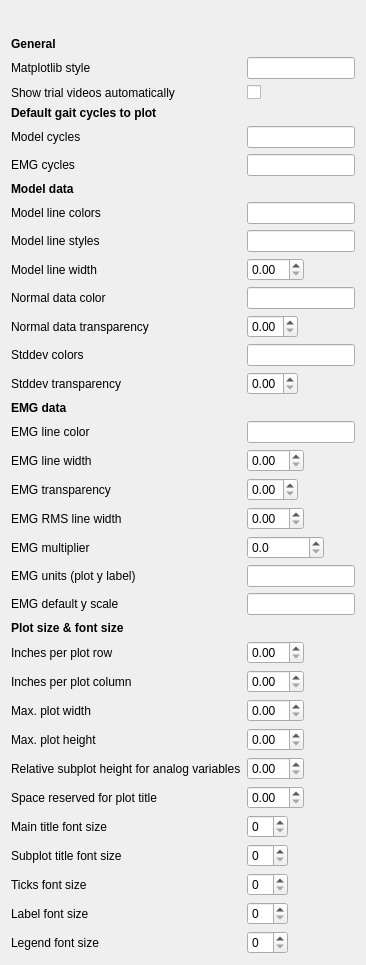
     <widget class="QWidget" name="plot">
      <attribute name="title">
       <string>Plotting</string>
      </attribute>
      <layout class="QHBoxLayout" name="horizontalLayout_2">
       <item>
        <layout class="QFormLayout" name="formLayout_3">
         <item row="0" column="0">
          <spacer name="verticalSpacer_7">
           <property name="orientation">
            <enum>Qt::Vertical</enum>
           </property>
           <property name="sizeHint" stdset="0">
            <size>
             <width>20</width>
             <height>20</height>
            </size>
           </property>
          </spacer>
         </item>
         <item row="1" column="0">
          <widget class="QLabel" name="label_28">
           <property name="font">
            <font>
             <weight>75</weight>
             <bold>true</bold>
            </font>
           </property>
           <property name="text">
            <string>General</string>
           </property>
          </widget>
         </item>
         <item row="3" column="0">
          <widget class="QLabel" name="label_31">
           <property name="text">
            <string>Matplotlib style</string>
           </property>
          </widget>
         </item>
         <item row="3" column="1">
          <widget class="QLineEdit" name="cfg_mpl_style"/>
         </item>
         <item row="4" column="0">
          <widget class="QLabel" name="label_34">
           <property name="text">
            <string>Show trial videos automatically</string>
           </property>
          </widget>
         </item>
         <item row="4" column="1">
          <widget class="QCheckBox" name="cfg_show_videos">
           <property name="text">
            <string/>
           </property>
          </widget>
         </item>
         <item row="5" column="0">
          <widget class="QLabel" name="label_35">
           <property name="font">
            <font>
             <weight>75</weight>
             <bold>true</bold>
            </font>
           </property>
           <property name="text">
            <string>Default gait cycles to plot</string>
           </property>
          </widget>
         </item>
         <item row="6" column="0">
          <widget class="QLabel" name="label_36">
           <property name="text">
            <string>Model cycles</string>
           </property>
          </widget>
         </item>
         <item row="6" column="1">
          <widget class="QLineEdit" name="cfg_default_model_cycles"/>
         </item>
         <item row="7" column="0">
          <widget class="QLabel" name="label_37">
           <property name="text">
            <string>EMG cycles</string>
           </property>
          </widget>
         </item>
         <item row="7" column="1">
          <widget class="QLineEdit" name="cfg_default_emg_cycles"/>
         </item>
         <item row="8" column="0">
          <widget class="QLabel" name="label_29">
           <property name="font">
            <font>
             <weight>75</weight>
             <bold>true</bold>
            </font>
           </property>
           <property name="text">
            <string>Model data</string>
           </property>
          </widget>
         </item>
         <item row="9" column="0">
          <widget class="QLabel" name="label_45">
           <property name="text">
            <string>Model line colors</string>
           </property>
          </widget>
         </item>
         <item row="9" column="1">
          <widget class="QLineEdit" name="cfg_model_tracecolors"/>
         </item>
         <item row="10" column="0">
          <widget class="QLabel" name="label_38">
           <property name="text">
            <string>Model line styles</string>
           </property>
          </widget>
         </item>
         <item row="10" column="1">
          <widget class="QLineEdit" name="cfg_model_linestyles"/>
         </item>
         <item row="11" column="0">
          <widget class="QLabel" name="label_39">
           <property name="text">
            <string>Model line width</string>
           </property>
          </widget>
         </item>
         <item row="11" column="1">
          <widget class="QDoubleSpinBox" name="cfg_model_linewidth">
           <property name="sizePolicy">
            <sizepolicy hsizetype="Fixed" vsizetype="Fixed">
             <horstretch>0</horstretch>
             <verstretch>0</verstretch>
            </sizepolicy>
           </property>
           <property name="maximum">
            <double>10.000000000000000</double>
           </property>
           <property name="singleStep">
            <double>0.500000000000000</double>
           </property>
          </widget>
         </item>
         <item row="13" column="0">
          <widget class="QLabel" name="label_41">
           <property name="text">
            <string>Normal data color</string>
           </property>
          </widget>
         </item>
         <item row="13" column="1">
          <widget class="QLineEdit" name="cfg_model_normals_color"/>
         </item>
         <item row="14" column="0">
          <widget class="QLabel" name="label_40">
           <property name="text">
            <string>Normal data transparency</string>
           </property>
          </widget>
         </item>
         <item row="14" column="1">
          <widget class="QDoubleSpinBox" name="cfg_model_normals_alpha">
           <property name="sizePolicy">
            <sizepolicy hsizetype="Fixed" vsizetype="Fixed">
             <horstretch>0</horstretch>
             <verstretch>0</verstretch>
            </sizepolicy>
           </property>
           <property name="maximum">
            <double>1.000000000000000</double>
           </property>
           <property name="singleStep">
            <double>0.100000000000000</double>
           </property>
          </widget>
         </item>
         <item row="15" column="0">
          <widget class="QLabel" name="label_48">
           <property name="text">
            <string>Stddev colors</string>
           </property>
          </widget>
         </item>
         <item row="15" column="1">
          <widget class="QLineEdit" name="cfg_model_stddev_colors"/>
         </item>
         <item row="16" column="0">
          <widget class="QLabel" name="label_49">
           <property name="text">
            <string>Stddev transparency</string>
           </property>
          </widget>
         </item>
         <item row="16" column="1">
          <widget class="QDoubleSpinBox" name="cfg_model_stddev_alpha">
           <property name="sizePolicy">
            <sizepolicy hsizetype="Fixed" vsizetype="Fixed">
             <horstretch>0</horstretch>
             <verstretch>0</verstretch>
            </sizepolicy>
           </property>
           <property name="maximum">
            <double>1.000000000000000</double>
           </property>
           <property name="singleStep">
            <double>0.100000000000000</double>
           </property>
          </widget>
         </item>
         <item row="17" column="0">
          <widget class="QLabel" name="label_30">
           <property name="font">
            <font>
             <weight>75</weight>
             <bold>true</bold>
            </font>
           </property>
           <property name="text">
            <string>EMG data</string>
           </property>
          </widget>
         </item>
         <item row="18" column="0">
          <widget class="QLabel" name="label_46">
           <property name="text">
            <string>EMG line color</string>
           </property>
          </widget>
         </item>
         <item row="18" column="1">
          <widget class="QLineEdit" name="cfg_emg_tracecolor"/>
         </item>
         <item row="19" column="0">
          <widget class="QLabel" name="label_42">
           <property name="text">
            <string>EMG line width</string>
           </property>
          </widget>
         </item>
         <item row="19" column="1">
          <widget class="QDoubleSpinBox" name="cfg_emg_linewidth">
           <property name="sizePolicy">
            <sizepolicy hsizetype="Fixed" vsizetype="Fixed">
             <horstretch>0</horstretch>
             <verstretch>0</verstretch>
            </sizepolicy>
           </property>
           <property name="maximum">
            <double>10.000000000000000</double>
           </property>
           <property name="singleStep">
            <double>0.500000000000000</double>
           </property>
          </widget>
         </item>
         <item row="20" column="0">
          <widget class="QLabel" name="label_44">
           <property name="text">
            <string>EMG transparency</string>
           </property>
          </widget>
         </item>
         <item row="20" column="1">
          <widget class="QDoubleSpinBox" name="cfg_emg_alpha">
           <property name="sizePolicy">
            <sizepolicy hsizetype="Fixed" vsizetype="Fixed">
             <horstretch>0</horstretch>
             <verstretch>0</verstretch>
            </sizepolicy>
           </property>
           <property name="maximum">
            <double>1.000000000000000</double>
           </property>
           <property name="singleStep">
            <double>0.100000000000000</double>
           </property>
          </widget>
         </item>
         <item row="21" column="0">
          <widget class="QLabel" name="label_43">
           <property name="text">
            <string>EMG RMS line width</string>
           </property>
          </widget>
         </item>
         <item row="21" column="1">
          <widget class="QDoubleSpinBox" name="cfg_emg_rms_linewidth">
           <property name="sizePolicy">
            <sizepolicy hsizetype="Fixed" vsizetype="Fixed">
             <horstretch>0</horstretch>
             <verstretch>0</verstretch>
            </sizepolicy>
           </property>
           <property name="maximum">
            <double>10.000000000000000</double>
           </property>
           <property name="singleStep">
            <double>0.500000000000000</double>
           </property>
          </widget>
         </item>
         <item row="22" column="0">
          <widget class="QLabel" name="label_7">
           <property name="text">
            <string>EMG multiplier</string>
           </property>
          </widget>
         </item>
         <item row="22" column="1">
          <widget class="QDoubleSpinBox" name="cfg_emg_multiplier">
           <property name="sizePolicy">
            <sizepolicy hsizetype="Fixed" vsizetype="Fixed">
             <horstretch>0</horstretch>
             <verstretch>0</verstretch>
            </sizepolicy>
           </property>
           <property name="decimals">
            <number>1</number>
           </property>
           <property name="maximum">
            <double>1000000.000000000000000</double>
           </property>
           <property name="singleStep">
            <double>1.000000000000000</double>
           </property>
          </widget>
         </item>
         <item row="23" column="0">
          <widget class="QLabel" name="label">
           <property name="text">
            <string>EMG units (plot y label)</string>
           </property>
          </widget>
         </item>
         <item row="23" column="1">
          <widget class="QLineEdit" name="cfg_emg_ylabel"/>
         </item>
         <item row="24" column="0">
          <widget class="QLabel" name="label_47">
           <property name="text">
            <string>EMG default y scale</string>
           </property>
          </widget>
         </item>
         <item row="24" column="1">
          <widget class="QLineEdit" name="cfg_emg_yscale"/>
         </item>
         <item row="25" column="0">
          <widget class="QLabel" name="label_32">
           <property name="font">
            <font>
             <weight>75</weight>
             <bold>true</bold>
            </font>
           </property>
           <property name="text">
            <string>Plot size &amp; font size</string>
           </property>
          </widget>
         </item>
         <item row="26" column="0">
          <widget class="QLabel" name="label_56">
           <property name="text">
            <string>Inches per plot row</string>
           </property>
          </widget>
         </item>
         <item row="26" column="1">
          <widget class="QDoubleSpinBox" name="cfg_inch_per_row">
           <property name="sizePolicy">
            <sizepolicy hsizetype="Fixed" vsizetype="Fixed">
             <horstretch>0</horstretch>
             <verstretch>0</verstretch>
            </sizepolicy>
           </property>
          </widget>
         </item>
         <item row="27" column="0">
          <widget class="QLabel" name="label_57">
           <property name="text">
            <string>Inches per plot column</string>
           </property>
          </widget>
         </item>
         <item row="27" column="1">
          <widget class="QDoubleSpinBox" name="cfg_inch_per_col">
           <property name="sizePolicy">
            <sizepolicy hsizetype="Fixed" vsizetype="Fixed">
             <horstretch>0</horstretch>
             <verstretch>0</verstretch>
            </sizepolicy>
           </property>
          </widget>
         </item>
         <item row="28" column="0">
          <widget class="QLabel" name="label_50">
           <property name="text">
            <string>Max. plot width</string>
           </property>
          </widget>
         </item>
         <item row="28" column="1">
          <widget class="QDoubleSpinBox" name="cfg_maxw">
           <property name="sizePolicy">
            <sizepolicy hsizetype="Fixed" vsizetype="Fixed">
             <horstretch>0</horstretch>
             <verstretch>0</verstretch>
            </sizepolicy>
           </property>
          </widget>
         </item>
         <item row="29" column="0">
          <widget class="QLabel" name="label_51">
           <property name="text">
            <string>Max. plot height</string>
           </property>
          </widget>
         </item>
         <item row="29" column="1">
          <widget class="QDoubleSpinBox" name="cfg_maxh">
           <property name="sizePolicy">
            <sizepolicy hsizetype="Fixed" vsizetype="Fixed">
             <horstretch>0</horstretch>
             <verstretch>0</verstretch>
            </sizepolicy>
           </property>
          </widget>
         </item>
         <item row="30" column="0">
          <widget class="QLabel" name="label_33">
           <property name="text">
            <string>Relative subplot height for analog variables</string>
           </property>
          </widget>
         </item>
         <item row="30" column="1">
          <widget class="QDoubleSpinBox" name="cfg_analog_plotheight">
           <property name="sizePolicy">
            <sizepolicy hsizetype="Fixed" vsizetype="Fixed">
             <horstretch>0</horstretch>
             <verstretch>0</verstretch>
            </sizepolicy>
           </property>
          </widget>
         </item>
         <item row="31" column="0">
          <widget class="QLabel" name="label_52">
           <property name="text">
            <string>Space reserved for plot title</string>
           </property>
          </widget>
         </item>
         <item row="31" column="1">
          <widget class="QDoubleSpinBox" name="cfg_titlespace">
           <property name="sizePolicy">
            <sizepolicy hsizetype="Fixed" vsizetype="Fixed">
             <horstretch>0</horstretch>
             <verstretch>0</verstretch>
            </sizepolicy>
           </property>
          </widget>
         </item>
         <item row="32" column="0">
          <widget class="QLabel" name="label_53">
           <property name="text">
            <string>Main title font size</string>
           </property>
          </widget>
         </item>
         <item row="32" column="1">
          <widget class="QSpinBox" name="cfg_maintitle_fontsize">
           <property name="sizePolicy">
            <sizepolicy hsizetype="Fixed" vsizetype="Fixed">
             <horstretch>0</horstretch>
             <verstretch>0</verstretch>
            </sizepolicy>
           </property>
          </widget>
         </item>
         <item row="33" column="0">
          <widget class="QLabel" name="label_59">
           <property name="text">
            <string>Subplot title font size</string>
           </property>
          </widget>
         </item>
         <item row="33" column="1">
          <widget class="QSpinBox" name="cfg_title_fontsize">
           <property name="sizePolicy">
            <sizepolicy hsizetype="Fixed" vsizetype="Fixed">
             <horstretch>0</horstretch>
             <verstretch>0</verstretch>
            </sizepolicy>
           </property>
          </widget>
         </item>
         <item row="34" column="0">
          <widget class="QLabel" name="label_54">
           <property name="text">
            <string>Ticks font size</string>
           </property>
          </widget>
         </item>
         <item row="34" column="1">
          <widget class="QSpinBox" name="cfg_ticks_fontsize">
           <property name="sizePolicy">
            <sizepolicy hsizetype="Fixed" vsizetype="Fixed">
             <horstretch>0</horstretch>
             <verstretch>0</verstretch>
            </sizepolicy>
           </property>
          </widget>
         </item>
         <item row="35" column="0">
          <widget class="QLabel" name="label_55">
           <property name="text">
            <string>Label font size</string>
           </property>
          </widget>
         </item>
         <item row="35" column="1">
          <widget class="QSpinBox" name="cfg_label_fontsize">
           <property name="sizePolicy">
            <sizepolicy hsizetype="Fixed" vsizetype="Fixed">
             <horstretch>0</horstretch>
             <verstretch>0</verstretch>
            </sizepolicy>
           </property>
          </widget>
         </item>
         <item row="36" column="0">
          <widget class="QLabel" name="label_58">
           <property name="text">
            <string>Legend font size</string>
           </property>
          </widget>
         </item>
         <item row="36" column="1">
          <widget class="QSpinBox" name="cfg_legend_fontsize">
           <property name="sizePolicy">
            <sizepolicy hsizetype="Fixed" vsizetype="Fixed">
             <horstretch>0</horstretch>
             <verstretch>0</verstretch>
            </sizepolicy>
           </property>
          </widget>
         </item>
        </layout>
       </item>
      </layout>
     </widget>
